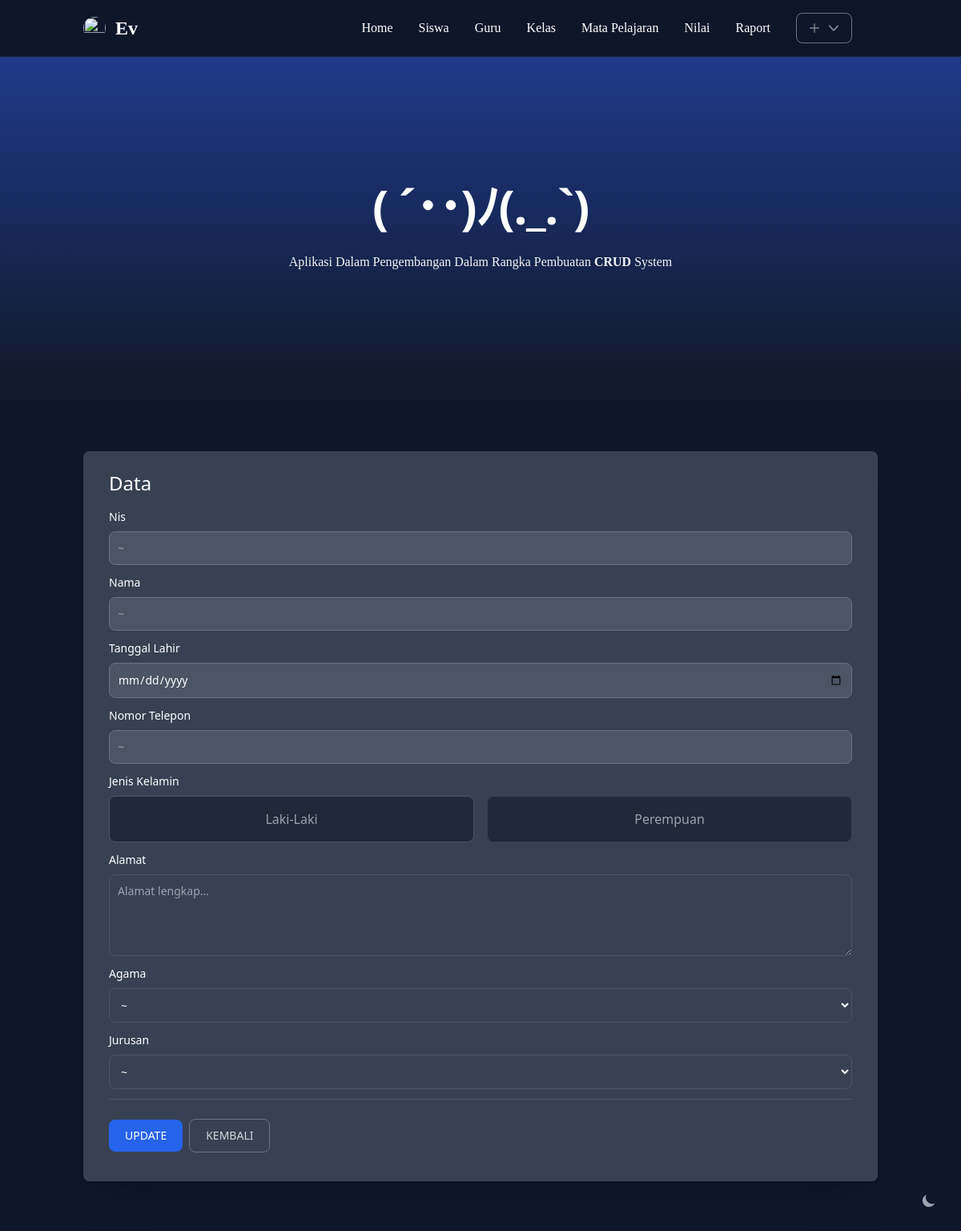
The app's page /?v=siswa&n=akemi.sugiyama&m=edit, older data.
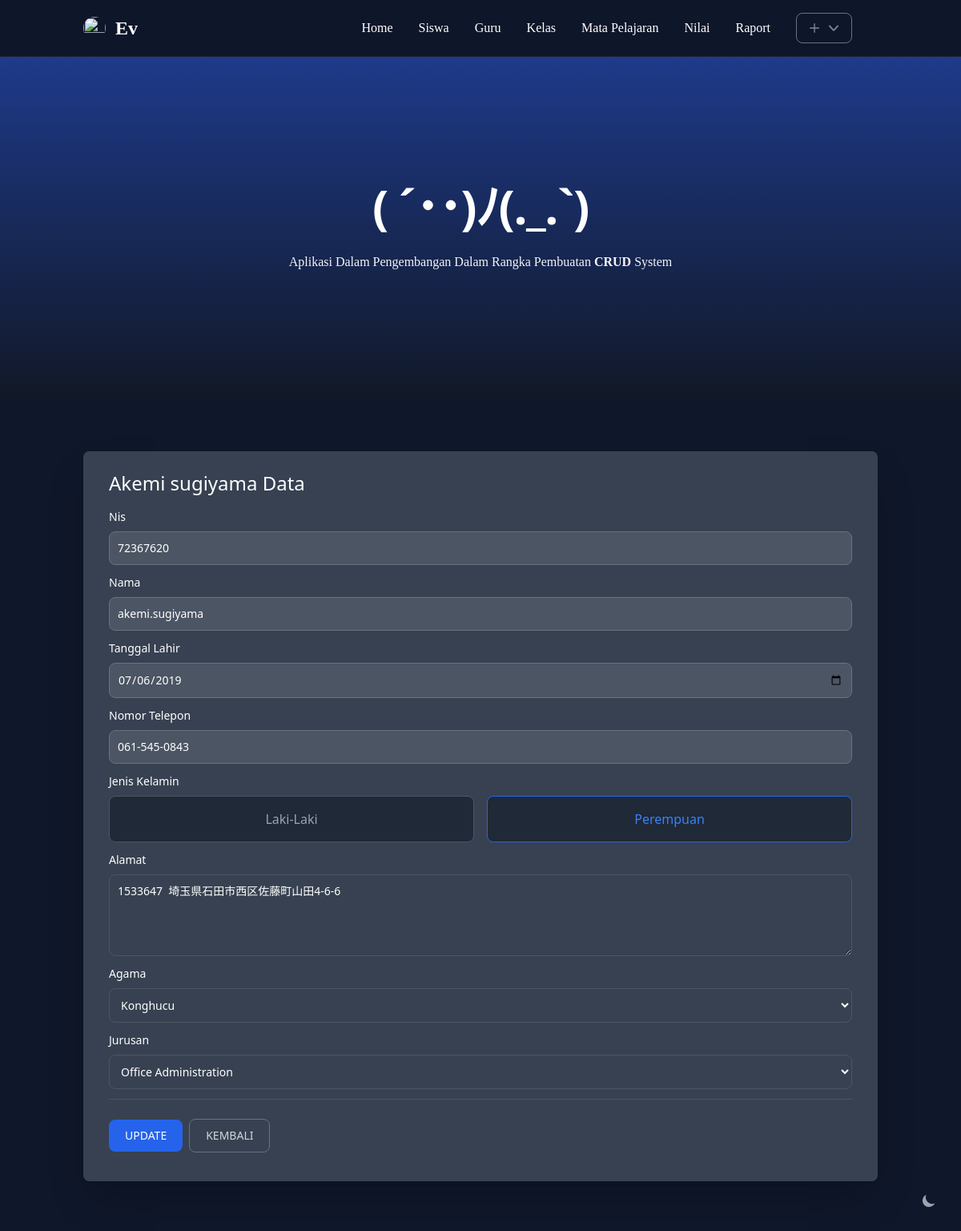
The same page, newer data.
### tables this page shows
CREATE TABLE `siswas` (
  `nis` int NOT NULL,
  `id_kelas` int DEFAULT NULL,
  `nama_lengkap` varchar(100) NOT NULL,
  `tgl_lahir` date NOT NULL,
  `jk` varchar(50) NOT NULL,
  `alamat` varchar(100) NOT NULL,
  `telp` varchar(100) NOT NULL,
  `agama` varchar(100) NOT NULL,
  `jurusan` varchar(100) NOT NULL
);

### utils/Helper.php (called while the page is built, shortened)
<?php
class Helper
{
  public static function get(string $table, array $options = []): mysqli_result
  {
    $query = "SELECT * from $table";
    if (!empty($options)) {
      if (isset($options['kolom'])) {
        $query = "SELECT " . $options['kolom'] . " from $table";
        $query .= " ORDER BY $table." . $options['kolom'];
        if (isset($options['operator'])) {
          $query = "SELECT " . $options['operator'] . "(" . $options['kolom'] . ") FROM $table";
        }
      }
    }
    $connection = connect();
    return $connection->query($query);
  }
}

### public/component/siswa/formEdit.php (the view, shortened to what the changed rows need)
<?php
require_once __DIR__ . '/../../../utils/Helper.php';
$connection = connect();
$id = (isset($_GET['n'])) ? $_GET['n'] : die('Unauthorized');
$query = "SELECT * FROM siswas where siswas.nama_lengkap = '$id'";
$datas = $connection->query($query);
$data = $datas->fetch_object();
$selected = $data->jurusan;
$selectedA = $data->agama;
?>
<div class="py-8 px-4 mx-auto max-w-screen-lg text-left lg:py-16">
  <div class="relative bg-white rounded-lg shadow-2xl dark:bg-gray-700">
    <form action="siswa/edit.php" method="post">
      <div class="relative bg-white rounded-lg shadow dark:bg-gray-700">
        <div class="px-6 py-6 lg:px-8 space-y-4">
          <h3 class="mb-4 text-xl md:text-2xl font-medium text-gray-900 dark:text-white"><?= str_replace('.', ' ', ucfirst($data->nama_lengkap)) ?> Data</h3>
          <div class="space-y-3">
            <div>
              <label class="capitalize block mb-2 mt-3 text-sm font-medium text-gray-900 dark:text-white">nis</label>
              <input type="text" name="nis" id="nama" placeholder="~" class="bg-gray-50 border border-gray-300 text-gray-900 text-sm rounded-lg focus:ring-blue-500 focus:border-blue-500 block w-full p-2.5 dark:bg-gray-600 dark:border-gray-500 dark:placeholder-gray-400 dark:text-white" fdprocessedid="ju39cs" value="<?= $data->nis ?>">
            </div>
            <div>
              <label class="capitalize block mb-2 mt-3 text-sm font-medium text-gray-900 dark:text-white">nama</label>
              <input type="text" name="nama" id="nama" placeholder="~" class="bg-gray-50 border border-gray-300 text-gray-900 text-sm rounded-lg focus:ring-blue-500 focus:border-blue-500 block w-full p-2.5 dark:bg-gray-600 dark:border-gray-500 dark:placeholder-gray-400 dark:text-white" fdprocessedid="ju39cs" value="<?= $data->nama_lengkap ?>">
            </div>
            <div>
              <label for="nama" class="capitalize block mb-2 text-sm font-medium text-gray-900 dark:text-white">tanggal lahir</label>
              <input type="date" value="<?= $data->tgl_lahir; ?>" name="tanggal" id="nama" placeholder="~" class="bg-gray-50 border border-gray-300 text-gray-900 text-sm rounded-lg focus:ring-blue-500 focus:border-blue-500 block w-full p-2.5 dark:bg-gray-600 dark:border-gray-500 dark:placeholder-gray-400 dark:text-white select-all" required="">
            </div>
            <div>
              <label for="nomor" class="capitalize block mb-2 mt-3 text-sm font-medium text-gray-900 dark:text-white">nomor telepon</label>
              <input type="text" name="nomor" id="nomor" placeholder="~" class="bg-gray-50 border border-gray-300 text-gray-900 text-sm rounded-lg focus:ring-blue-500 focus:border-blue-500 block w-full p-2.5 dark:bg-gray-600 dark:border-gray-500 dark:placeholder-gray-400 dark:text-white" fdprocessedid="ndtfi" value="<?= $data->telp ?>">
            </div>
            <div>
              <h4 class="mb-4 md:mb-2  mt-3 capitalize text-sm font-medium text-gray-900 dark:text-white">jenis kelamin</h4>
              <ul class="grid w-full gap-4 md:grid-cols-2">
                <li>
                  <label for="laki" class="capitalize inline-flex justify-center items-center w-full p-3 md:p-4 text-gray-500 bg-white border border-gray-200 rounded-lg cursor-pointer dark:hover:text-gray-300 dark:border-gray-600 dark:peer-checked:text-blue-500 peer-checked:border-blue-600 peer-checked:text-blue-600 hover:text-gray-600 hover:bg-gray-100 dark:text-gray-400 dark:bg-gray-800 dark:hover:bg-gray-600">
                    <div class="block">
                      <div class="w-full text-base">Laki-laki</div>
                    </div>
                  </label>
                </li>
                <li>
                  <label for="perem" class="capitalize inline-flex justify-center items-center w-full p-3 md:p-4 text-gray-500 bg-white border border-gray-200 rounded-lg cursor-pointer dark:hover:text-gray-300 dark:border-gray-700 dark:peer-checked:text-blue-500 peer-checked:border-blue-600 peer-checked:text-blue-600 hover:text-gray-600 hover:bg-gray-100 dark:text-gray-400 dark:bg-gray-800 dark:hover:bg-gray-600">
                    <div class="block">
                      <div class="w-full text-base">Perempuan</div>
                    </div>
                  </label>
                </li>
              </ul>
            </div>
            <div>
              <label for="alamat" class="capitalize block mb-2 mt-3 text-sm font-medium text-gray-900 dark:text-white">alamat</label>
              <textarea id="alamat" rows="4" name="alamat" class="block p-2.5 w-full text-sm text-gray-900 bg-gray-50 rounded-lg border border-gray-300 focus:ring-blue-500 focus:border-blue-500 dark:bg-gray-700 dark:border-gray-600 dark:placeholder-gray-400 dark:text-white dark:focus:ring-blue-500 dark:focus:border-blue-500" placeholder="Alamat lengkap..."><?= $data->alamat ?></textarea>
            </div>
            <div>
              <label for="sel" class="capitalize block mb-2 mt-3 text-sm font-medium text-gray-900 dark:text-white">Agama</label>
              <select id="sel" name="agama" class="bg-gray-50 border border-gray-300 text-gray-900 text-sm rounded-lg focus:ring-blue-500 focus:border-blue-500 block w-full p-2.5 dark:bg-gray-700 dark:border-gray-600 dark:placeholder-gray-400 dark:text-white dark:focus:ring-blue-500 dark:focus:border-blue-500" fdprocessedid="7bq3m7">
                <option value="-1">~</option>
                <?php
                $datasMapel = Helper::get('siswas', ['kolom' => 'agama', 'operator' => 'DISTINCT']);
                foreach ($datasMapel as $data) :
                  if ($selectedA === $data['agama']) :
                ?>
                    <option selected value="<?= $data['agama'] ?>"><?= ucfirst($data['agama']) ?></option>
                  <?php else : ?>
                    <option value="<?= $data['agama'] ?>"><?= ucfirst($data['agama']) ?></option>
                  <?php endif; ?>
                <?php endforeach; ?>
              </select>
            </div>
            <div>
              <label for="jurs" class="capitalize block mb-2 mt-3 text-sm font-medium text-gray-900 dark:text-white">Jurusan</label>
              <select id="jurs" name="jurusan" class="bg-gray-50 border border-gray-300 text-gray-900 text-sm rounded-lg focus:ring-blue-500 focus:border-blue-500 block w-full p-2.5 dark:bg-gray-700 dark:border-gray-600 dark:placeholder-gray-400 dark:text-white dark:focus:ring-blue-500 dark:focus:border-blue-500" fdprocessedid="yngzd">
                <option value="-1">~</option>
                <?php
                $datasMapel = Helper::get('siswas', ['kolom' => 'jurusan', 'operator' => 'DISTINCT']);
                foreach ($datasMapel as $data) :
                  if ($selected === $data['jurusan']) :
                ?>
                    <option selected value="<?= $data['jurusan'] ?>"><?= ucfirst($data['jurusan']) ?></option>
                  <?php else : ?>
                    <option value="<?= $data['jurusan'] ?>"><?= ucfirst($data['jurusan']) ?></option>
                  <?php endif; ?>
                <?php endforeach; ?>
              </select>
            </div>
            <div class="flex items-center pt-6 pb-3 space-x-2 border-t border-gray-200 rounded-b dark:border-gray-600">
              <button type="submit" class="text-white uppercase bg-blue-700 hover:bg-blue-800 focus:ring-4 focus:outline-none focus:ring-blue-300 font-medium rounded-lg text-sm px-5 py-2.5 text-center dark:bg-blue-600 dark:hover:bg-blue-700 dark:focus:ring-blue-800">update</button>
              <button type="reset" onclick="window.location.href='https://ev.final.test/?v=siswa'" class="text-gray-500 uppercase bg-white hover:bg-gray-100 focus:ring-4 focus:outline-none focus:ring-blue-300 rounded-lg border border-gray-200 text-sm font-medium px-5 py-2.5 hover:text-gray-900 focus:z-10 dark:bg-gray-700 dark:text-gray-300 dark:border-gray-500 dark:hover:text-white dark:hover:bg-gray-600 dark:focus:ring-gray-600">kembali</button>
            </div>
          </div>
        </div>
      </div>
    </form>
  </div>
</div>

Row changes from the older to the newer data that the page shows:
added siswas: nama_lengkap "Akemi sugiyama", nis "72367620", nama "akemi.sugiyama", tanggal "07/06/2019", nomor "061-545-0843", alamat "1533647 埼玉県石田市西区佐藤町山田4-6-6", agama "Konghucu", jurusan "Office Administration"
Text that changed along with them:
form field agama: "~" → (not shown)
form field jurusan: "~" → (not shown)
